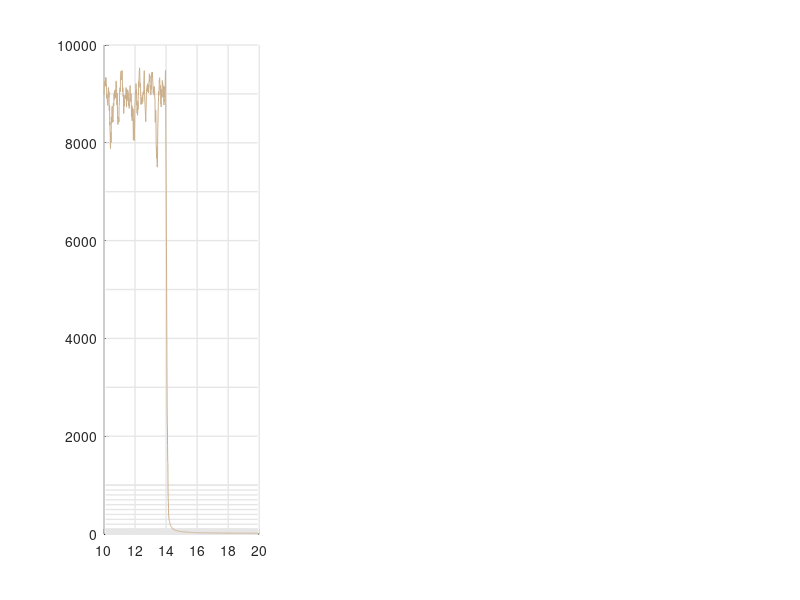

Write MATLAB code to recreate this figure. (Note: this script raises an error after producing the figure.)
summercc = flipud(summer(12));
autumncc = flipud(autumn(12));
wintercc = flipud(winter(12));
springcc = flipud(spring(12));
pinkcc = flipud(pink(12)); 
coolcc = (cool(12)); 
%% Input
% Growth rate fit to current data
w = 0.19;
year_rate_change = (2030);

% rate change for storage rate
rtargetGC3 = [0.1408403, 0.1409409, 0.1419419, 0.1536536]; % Gulf Coast - 769.28 Mt/year

% resulting storage - C for storage rate
QtargetGC3 = [3482.5, 1705.3, 340.1206, 36.6557]; % in Gt - 3660 1768 366 37

% resulting year of peak injection for storage rate
% peak_targetGC3 = [2095.8, 2090.7, 2078.9, 2060.6];


%% Now plot target tradeoff curves
subplot(1,3,1)
hold on
axis_def = [10 20 1 10000];
line_grey = ones(1,3).*0.9;
for i=1:1:10
plot([axis_def(1)+0.1, axis_def(2)-0.1], [i i], 'linewidth', 1, 'color', line_grey,'HandleVisibility','off')
end
for i=10:10:101
plot([axis_def(1)+0.1, axis_def(2)-0.1], [i i], 'linewidth', 1, 'color', line_grey,'HandleVisibility','off')
end
for i=100:100:1000
plot([axis_def(1)+0.1, axis_def(2)-0.1], [i i], 'linewidth', 1, 'color', line_grey,'HandleVisibility','off')
end
for i=1000:1000:10000
plot([axis_def(1)+0.1, axis_def(2)-0.1], [i i], 'linewidth', 1, 'color', line_grey,'HandleVisibility','off')
end
for i=axis_def(1):2:axis_def(2)
plot([i, i], [axis_def(3) axis_def(4)], 'linewidth', 1, 'color', line_grey,'HandleVisibility','off')
end

% load cumulative storage contours 

  load('targetGC3.txt')
  Rr = targetGC3(:,1);  % growth rate
  M = targetGC3(:,2); % Qmin
  plot(Rr.*100, M, '-', 'color', pinkcc(end-5,:))
  hold on

% plot onshore and USGS storage resource estimates 
yline(3660);
yline(1768);
yline(366);
yline(37);

    

  for i=1:length(QtargetGC3)
      cum_2030 = exp(year_rate_change.*w).*exp(-182.6431721);
      C = (QtargetGC3(i)-cum_2030);
      plot(rtargetGC3(i).*100,C, '.','markersize', 30, 'color', autumncc(i+6,:),'HandleVisibility','off')
  end
% format plot
set(gca, 'YScale', 'log')
axis(axis_def)
box on
xlabel('Growth Rate [%]')
ylabel('Storage resource required [Gt]')

scatter(rtargetGC3*100,QtargetGC3,'filled')

set(gca,'linewidth',1.5)

text(13.5, 14, sprintf('Storage rate by 2050'), 'fontsize', 14)
set(gca, 'Color', 'white');
set(gcf, 'Color', 'white');

legend({['768 Mt/yr']}, ...
    'Box', 'off',  'fontsize', 13,'location', 'southwest')